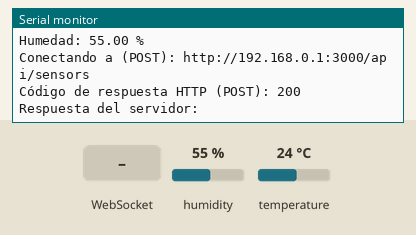
Simulated run of this sketch. Board: ESP32. Parts: the last lines printed to the serial monitor. The test bench sets the inputs (shaded band); at power-on: humidity 55 %, temperature 24 °C. WiFi joins after 1.5 s; servers stay silent unless stated; uploads are accepted with an empty reply.

Above: at 2.9 s.
3.0 s: WebSocket text "1" received
8.5 s: humidity set to 22 %
11.4 s: temperature set to 12 °C
At 12.52 s:
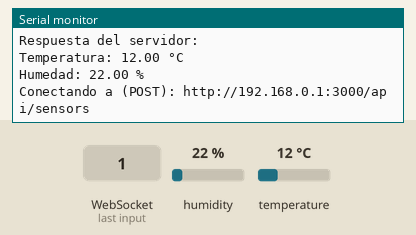
14.3 s: WebSocket text "0" received
At 15.4 s:
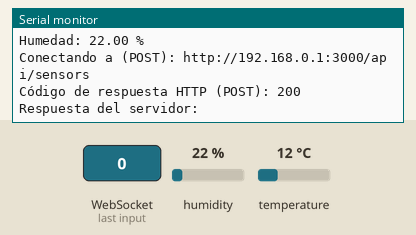
17.2 s: humidity set to 40 %
At 17.81 s:
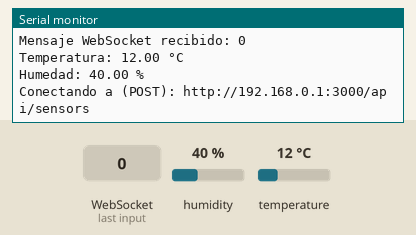
Timing chart, 0 to 20.2 s (numbered marks = the images above; inputs shaded):
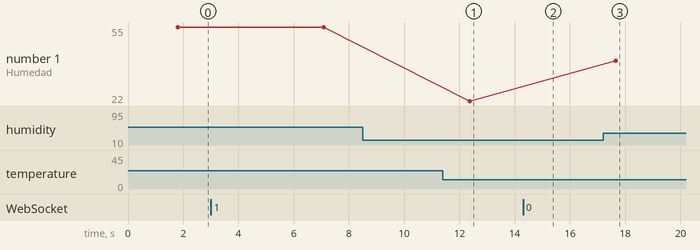

Measured:
- after the input at 11.4 s, the serial monitor: prints a new line after 0.97 s (image 1)
- after the input at 17.2 s, the serial monitor: prints a new line after 0.45 s (image 3)
- plotted number 1: 22 → 40 after the input at 17.2 s

The sketch:

arduino.ino
```cpp
#include <WiFi.h>
#include <HTTPClient.h>
#include <Arduino_JSON.h>
#include <Wire.h>
#include <Adafruit_AHTX0.h>
#include <WebSocketsClient.h>

// Credenciales de la red Wi-Fi
const char* ssid = "Lopez";
const char* password = "13355161";

// Dirección IP, puerto y ruta del endpoint HTTP
const char* serverIP = "192.168.0.1";//cambiar aqui la ip
const int serverPort = 3000;
const char* apiPathCheck = "api/check/healthy";
const char* apiPathSensors = "api/sensors";

// Sensor AHTX0
Adafruit_AHTX0 aht;

// Variables para almacenar los últimos valores enviados
float lastTemperature = NAN;
float lastHumidity = NAN;

// WebSocket client
WebSocketsClient webSocket;
bool webSocketConnected = false;

void webSocketEvent(WStype_t type, uint8_t * payload, size_t length) {
    switch(type) {
        case WStype_DISCONNECTED:
            Serial.println("WebSocket desconectado!");
            webSocketConnected = false;
            break;
        case WStype_CONNECTED:
            Serial.println("WebSocket conectado!");
            webSocketConnected = true;
            // Suscribirse al canal de configuración
            {
                JSONVar subscribeMsg;
                subscribeMsg["event"] = "subscribe";
                subscribeMsg["channel"] = "send_config_data";
                String subscribeString = JSON.stringify(subscribeMsg);
                webSocket.sendTXT(subscribeString);
            }
            break;
        case WStype_TEXT:
            Serial.printf("Mensaje WebSocket recibido: %s\n", payload);
            break;
        case WStype_BIN:
            Serial.printf("Mensaje binario WebSocket recibido, longitud: %u\n", length);
            break;
        case WStype_PING:
            Serial.println("WebSocket recibió ping!");
            break;
        case WStype_PONG:
            Serial.println("WebSocket recibió pong!");
            break;
    }
}

void setup() {
  Serial.begin(115200);
  Serial.println();
  Serial.println("Inicio del setup para ESP32");

  Wire.begin();

  if (!aht.begin()) {
    Serial.println("No se pudo encontrar el sensor AHT. ¡Verifica las conexiones!");
    while (1) delay(10);
  }
  Serial.println("Sensor AHT encontrado.");

  WiFi.begin(ssid, password);
  Serial.print("Conectando a WiFi: ");
  Serial.println(ssid);

  int connectionAttempts = 0;
  const int maxAttempts = 20;

  while (WiFi.status() != WL_CONNECTED && connectionAttempts < maxAttempts) {
    delay(500);
    Serial.print(".");
    connectionAttempts++;
  }

  Serial.println();

  if (WiFi.status() == WL_CONNECTED) {
    Serial.println("WiFi conectado");
    Serial.print("Dirección IP: ");
    Serial.println(WiFi.localIP());

    // Inicializar WebSocket
    webSocket.begin(serverIP, serverPort, "/socket.io/?EIO=4");
    webSocket.onEvent(webSocketEvent);
    webSocket.setReconnectInterval(5000);
    webSocket.enableHeartbeat(15000, 3000, 2);

    sendHttpGetRequest(); // GET inicial
  } else {
    Serial.println("No se pudo conectar a WiFi. Reiniciando...");
    delay(5000);
    ESP.restart();
  }

  Serial.println("Fin del setup para ESP32");
}

void loop() {
  webSocket.loop();

  sensors_event_t humidityEvent, temperatureEvent;
  aht.getEvent(&humidityEvent, &temperatureEvent);

  float temperature = roundf(temperatureEvent.temperature * 100) / 100.0;
  float humidity = roundf(humidityEvent.relative_humidity * 100) / 100.0;

  Serial.print("Temperatura: "); Serial.print(temperature, 2); Serial.println(" °C");
  Serial.print("Humedad: "); Serial.print(humidity, 2); Serial.println(" %");

  sendSensorData(temperature, humidity);

  if (webSocketConnected) {
    JSONVar data;
    data["event"] = "sensor_data";
    data["data"]["temperature"] = temperature;
    data["data"]["humidity"] = humidity;
    data["timestamp"] = millis();
    String jsonString = JSON.stringify(data);
    webSocket.sendTXT(jsonString);
  }

  lastTemperature = temperature;
  lastHumidity = humidity;

  delay(5000);
}

void sendHttpGetRequest() {
  Serial.println("Inicio de sendHttpGetRequest()");
  WiFiClient client;
  HTTPClient http;

  String url = "http://" + String(serverIP) + ":" + String(serverPort) + "/" + apiPathCheck;

  Serial.print("Conectando a (GET): ");
  Serial.println(url);

  http.begin(client, url);
  Serial.println("Conexión HTTP iniciada (GET)");

  int httpCode = http.GET();
  Serial.printf("Código de respuesta HTTP (GET): %d\n", httpCode);

  if (httpCode > 0) {
    if (httpCode == HTTP_CODE_OK) {
      String payload = http.getString();
      Serial.println("Respuesta del endpoint (GET):");
      Serial.println(payload);
    } else {
      Serial.println("Error en la petición HTTP (GET)");
    }
  } else {
    Serial.printf("Error de conexión HTTP (GET): %s\n", http.errorToString(httpCode).c_str());
  }

  http.end();
}

void sendSensorData(float temperature, float humidity) {
  WiFiClient client;
  HTTPClient http;

  String url = "http://" + String(serverIP) + ":" + String(serverPort) + "/" + apiPathSensors;

  Serial.print("Conectando a (POST): ");
  Serial.println(url);

  http.begin(client, url);
  http.addHeader("Content-Type", "application/json");

  JSONVar sensorData;
  sensorData["temperature"] = temperature;
  sensorData["humidity"] = humidity;

  String requestBody = JSON.stringify(sensorData);
  int httpResponseCode = http.POST(requestBody);

  Serial.printf("Código de respuesta HTTP (POST): %d\n", httpResponseCode);

  if (httpResponseCode > 0) {
    String response = http.getString();
    Serial.println("Respuesta del servidor:");
    Serial.println(response);
  } else {
    Serial.printf("Error en POST: %s\n", http.errorToString(httpResponseCode).c_str());
  }

  http.end();
}
```
